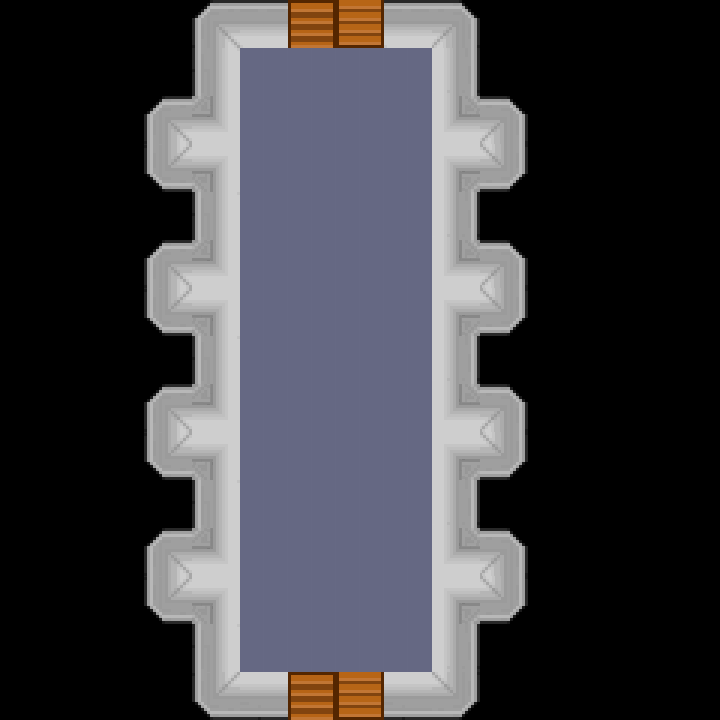

This game map was drawn from its Tiled (.tmx) file and the tilesets committed beside it. A one-line description and the trimmed map source follow:
An orthogonal 15x15 tile map with 48x48 px tiles, 6 tile layers (floor 1, floor 2, map-transition, Murs, ...).

<map version="1.0" orientation="orthogonal" width="15" height="15" tilewidth="48" tileheight="48">
 <tileset firstgid="1" name="tilesheet" tilewidth="48" tileheight="48">
  <image source="../img/tilesheet.png" width="960" height="1820" />
 </tileset>
 <layer name="floor 1" width="15" height="15">
  <data>[225 cells, 78 non-empty, 1 distinct tile ids]</data>
 </layer>
 <layer name="floor 2" width="15" height="15">
  <data>[225 cells, 0 non-empty, 0 distinct tile ids]</data>
 </layer>
 <layer name="map-transition" width="15" height="15">
  <data>[225 cells, 4 non-empty, 2 distinct tile ids]</data>
 </layer>
 <layer name="Murs" width="15" height="15">
  <data>[225 cells, 50 non-empty, 12 distinct tile ids]</data>
 </layer>
 <layer name="Objets" width="15" height="15">
  <data>[225 cells, 0 non-empty, 0 distinct tile ids]</data>
 </layer>
 <layer name="Objets 2" width="15" height="15">
  <data>[225 cells, 0 non-empty, 0 distinct tile ids]</data>
 </layer>
</map>
